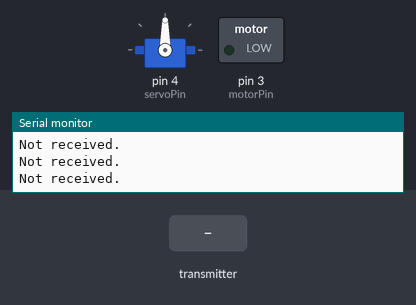
A sketch run on a simulated Arduino Uno, built with avr-gcc and run on an emulated ATmega328P. Parts: servo, switched loads named in the sketch (green lamp = pin HIGH), the last lines printed to the serial monitor. The inputs (shaded band) are chosen by the test bench. No radio packets arrive unless stated.

Above: at 1.2 s.
1.3 s: the transmitter starts sending throttleValue = 0
At 2.5 s:
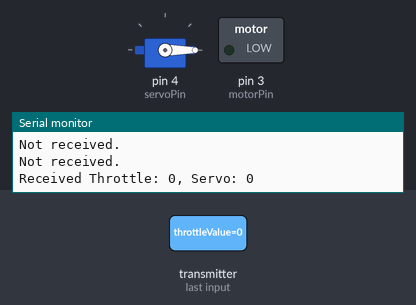
2.8 s: the transmitter starts sending servoValue = 180
At 3.3 s:
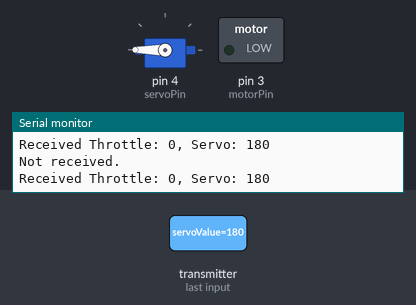
4.3 s: the transmitter starts sending throttleValue = 256
At 4.9 s:
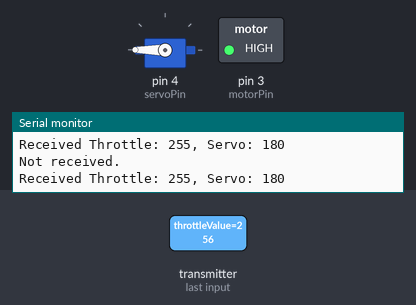
5.8 s: the transmitter starts sending servoValue = 0
At 6.8 s:
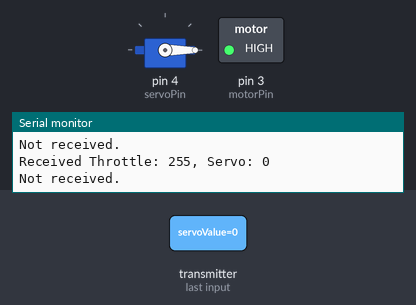
7.3 s: the transmitter starts sending servoValue = 45
At 8.4 s:
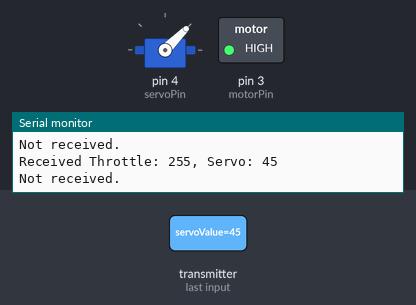
8.8 s: the transmitter starts sending servoValue = 90
At 9.2 s:
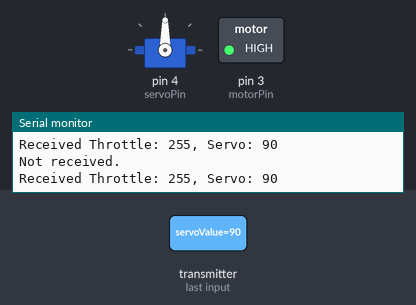
Timing chart, 0 to 11.3 s (numbered marks = the images above; inputs shaded):
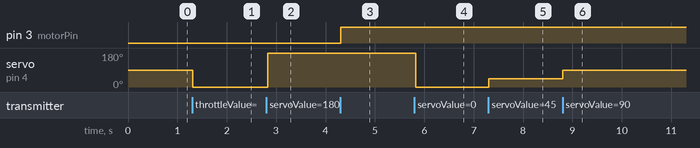

Measured:
- after the input at 1.3 s, servo on pin 4 (servoPin): 90° → 0° at once
- after the input at 2.8 s, servo on pin 4 (servoPin): 0° → 180° at once
- after the input at 4.3 s, pin 3 (motorPin): LOW → HIGH at once
- after the input at 5.8 s, servo on pin 4 (servoPin): 180° → 0° at once
- after the input at 7.3 s, servo on pin 4 (servoPin): 0° → 45° at once
- after the input at 8.8 s, servo on pin 4 (servoPin): 45° → 90° at once

The sketch:

1bldc_working_rec.ino
```cpp
#include <SPI.h>
#include <nRF24L01.h>
#include <RF24.h>
#include <Servo.h>

// Create an RF24 object
RF24 radio(9, 10); // CE, CSN pins

const byte address[6] = "00001";

const int motorPin = 3; // Pin connected to the BLDC ESC (D3)
const int servoPin = 4; // Pin connected to the servo (D4)

Servo myServo;

struct DataPacket {
  int throttleValue;
  int servoValue;
};

DataPacket data;

void setup() {
  Serial.begin(9600);

  if (!radio.begin()) {
    Serial.println("Radio initialization failed!");
    while (1); // Stop the program if initialization fails
  }

  radio.openReadingPipe(0, address);
  radio.setDataRate(RF24_250KBPS);
  radio.setPALevel(RF24_PA_HIGH);
  radio.setChannel(110);
  radio.startListening();

  pinMode(motorPin, OUTPUT);
  analogWrite(motorPin, 0);

  myServo.attach(servoPin);
  myServo.write(90);

  Serial.println("Receiver initialized.");
}

void loop() {
  if (radio.available()) {
    radio.read(&data, sizeof(data));

    // Process received data
    int throttleValue = constrain(data.throttleValue, 0, 255);
    analogWrite(motorPin, throttleValue);

    int servoValue = constrain(data.servoValue, 0, 180);
    myServo.write(servoValue);

    Serial.print("Received Throttle: ");
    Serial.print(throttleValue);
    Serial.print(", Servo: ");
    Serial.println(servoValue);
  } else {
    Serial.println("Not received.");
  }

  delay(10); // Avoid flooding Serial Monitor
}
```
